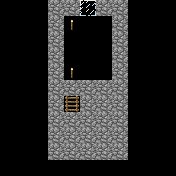

The image is a tile-based game level rendered from a .tmx file. Its description and source (layers, tilesets, objects; grid data summarised) follow:
An orthogonal 11x11 tile map with 16x16 px tiles, 1 tile layer (Ebene 5 oberstock), 10 hidden layers not drawn.

<map version="1.0" orientation="orthogonal" width="11" height="11" tilewidth="16" tileheight="16">
 <properties>
  <property name="offset" value="-1" />
 </properties>
 <tileset firstgid="1" source="MC Realms.tsx" />
 <layer name="Ebene 0" width="11" height="11" visible="0">
  <data>[121 cells, 121 non-empty, 2 distinct tile ids]</data>
 </layer>
 <layer name="Ebene 1 boden" width="11" height="11" visible="0">
  <data>[121 cells, 39 non-empty, 2 distinct tile ids]</data>
 </layer>
 <layer name="Ebene 2" width="11" height="11" visible="0">
  <data>[121 cells, 32 non-empty, 5 distinct tile ids]</data>
 </layer>
 <layer name="Ebene 3 mittelboden" width="11" height="11" visible="0">
  <data>[121 cells, 39 non-empty, 3 distinct tile ids]</data>
 </layer>
 <layer name="Ebene 4" width="11" height="11" visible="0">
  <data>[121 cells, 31 non-empty, 3 distinct tile ids]</data>
 </layer>
 <layer name="Ebene 5 oberstock" width="11" height="11">
  <data>[121 cells, 40 non-empty, 4 distinct tile ids]</data>
 </layer>
 <layer name="Ebene 6" width="11" height="11" visible="0">
  <data>[121 cells, 24 non-empty, 3 distinct tile ids]</data>
 </layer>
 <layer name="Ebene 7" width="11" height="11" visible="0">
  <data>[121 cells, 18 non-empty, 2 distinct tile ids]</data>
 </layer>
 <layer name="Ebene 8" width="11" height="11" visible="0">
  <data>[121 cells, 17 non-empty, 2 distinct tile ids]</data>
 </layer>
 <layer name="Ebene 9 turm" width="11" height="11" visible="0">
  <data>[121 cells, 21 non-empty, 2 distinct tile ids]</data>
 </layer>
 <layer name="Ebene10" width="11" height="11" visible="0">
  <data>[121 cells, 4 non-empty, 1 distinct tile ids]</data>
 </layer>
</map>
